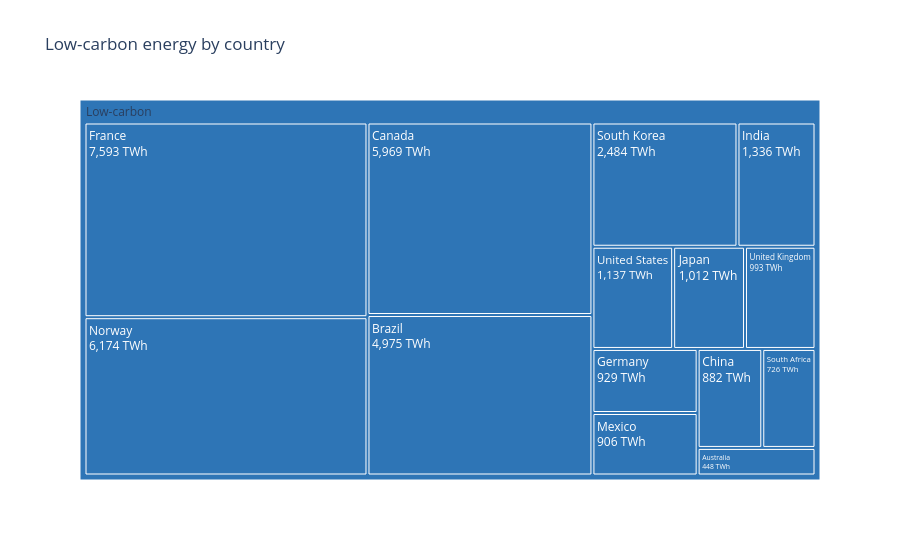
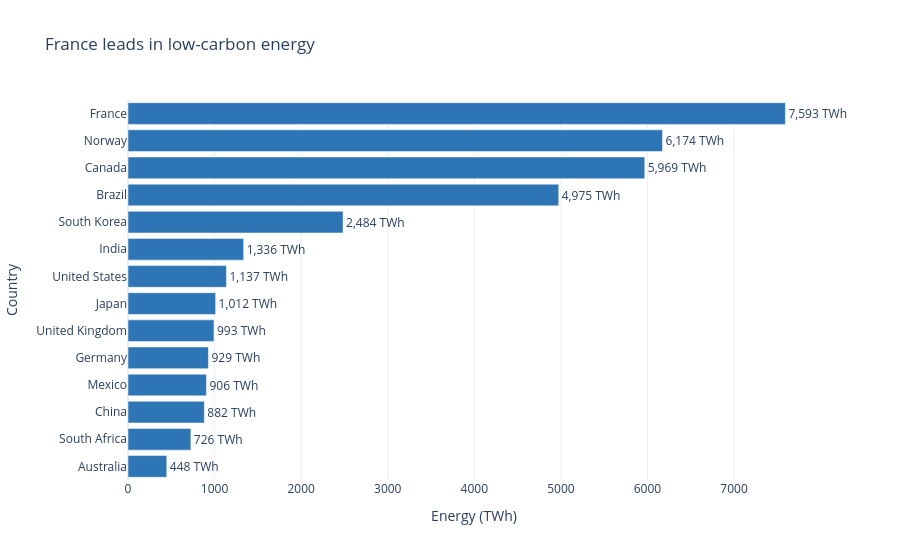

The notebook cell saved with these charts, in order:
### Markdown cell above
## Task 2 — Treemap vs bar: low-carbon energy by country

**What to build:** Build **both** a treemap and a horizontal bar chart showing total low-carbon TWh (Nuclear + Hydro) per country. Then answer the question in a markdown cell below.

**Requirements:**
- Filter to `Source_Type == 'Low-carbon'` and aggregate TWh by country
- Treemap: single-level `path=['All', 'Country']` with a dummy root node labelled `'Low-carbon'`
- Bar chart: sorted by TWh, horizontal orientation, CVD-safe colour
- Both charts show TWh values, not percentages
- Insight title on the bar chart naming the leading country

### Code cell
# Task 2 — charts
df_low = (
    df.loc[df['Source_Type'].eq('Low-carbon')]
    .groupby('Country', as_index=False)['TWh'].sum()
)
df_low['All'] = 'Low-carbon'

fig2_treemap = px.treemap(
    df_low,
    path=['All', 'Country'],
    values='TWh',
    color='All',
    color_discrete_map={'Low-carbon': '#2E75B6'},
    title='Low-carbon energy by country',
    template='plotly_white',
)
fig2_treemap.update_traces(
    texttemplate='%{label}<br>%{value:,.0f} TWh',
    hovertemplate='<b>%{label}</b><br>%{value:,.0f} TWh<extra></extra>',
)
fig2_treemap.show()

leader = df_low.loc[df_low['TWh'].idxmax(), 'Country']

fig2_bar = px.bar(
    df_low,
    x='TWh',
    y='Country',
    orientation='h',
    color_discrete_sequence=['#2E75B6'],
    title=f'{leader} leads in low-carbon energy',
    labels={'TWh': 'Energy (TWh)'},
    template='plotly_white',
)
fig2_bar.update_layout(yaxis={'categoryorder': 'total ascending'})
fig2_bar.update_traces(
    texttemplate='%{x:,.0f} TWh',
    textposition='outside',
    cliponaxis=False,
)
fig2_bar.show()

### Figure 1 — Plotly figure (JSON) as saved in the notebook; plotly's stock layout.template omitted (floating-point values rounded to 4 significant figures)
{"data": [{"branchvalues": "total", "customdata": [["Low-carbon"], ["Low-carbon"], ["Low-carbon"], ["Low-carbon"], ["Low-carbon"], ["Low-carbon"], ["Low-carbon"], ["Low-carbon"], ["Low-carbon"], ["Low-carbon"], ["Low-carbon"], ["Low-carbon"], ["Low-carbon"], ["Low-carbon"], ["Low-carbon"]], "domain": {"x": [0, 1], "y": [0, 1]}, "hovertemplate": "<b>%{label}</b><br>%{value:,.0f} TWh<extra></extra>", "ids": ["Low-carbon/Australia", "Low-carbon/Brazil", "Low-carbon/Canada", "Low-carbon/China", "Low-carbon/France", "Low-carbon/Germany", "Low-carbon/India", "Low-carbon/Japan", "Low-carbon/Mexico", "Low-carbon/Norway", "Low-carbon/South Africa", "Low-carbon/South Korea", "Low-carbon/United Kingdom", "Low-carbon/United States", "Low-carbon"], "labels": ["Australia", "Brazil", "Canada", "China", "France", "Germany", "India", "Japan", "Mexico", "Norway", "South Africa", "South Korea", "United Kingdom", "United States", "Low-carbon"], "marker": {"colors": ["#2E75B6", "#2E75B6", "#2E75B6", "#2E75B6", "#2E75B6", "#2E75B6", "#2E75B6", "#2E75B6", "#2E75B6", "#2E75B6", "#2E75B6", "#2E75B6", "#2E75B6", "#2E75B6", "#2E75B6"]}, "name": "", "parents": ["Low-carbon", "Low-carbon", "Low-carbon", "Low-carbon", "Low-carbon", "Low-carbon", "Low-carbon", "Low-carbon", "Low-carbon", "Low-carbon", "Low-carbon", "Low-carbon", "Low-carbon", "Low-carbon", ""], "texttemplate": "%{label}<br>%{value:,.0f} TWh", "type": "treemap", "values": [448.0, 4975.0, 5969.0, 882.0, 7593.0, 929.0, 1336.0, 1012.0, 906.0, 6174.0, 726.0, 2484.0, 993.0, 1137.0, 35560.0]}], "layout": {"legend": {"tracegroupgap": 0}, "title": {"text": "Low-carbon energy by country"}}}

### Figure 2 — Plotly figure (JSON) as saved in the notebook; plotly's stock layout.template omitted (floating-point values rounded to 4 significant figures)
{"data": [{"cliponaxis": false, "hovertemplate": "Energy (TWh)=%{x}<br>Country=%{y}<extra></extra>", "legendgroup": "", "marker": {"color": "#2E75B6", "pattern": {"shape": ""}}, "name": "", "orientation": "h", "showlegend": false, "textposition": "outside", "texttemplate": "%{x:,.0f} TWh", "type": "bar", "x": [448.0, 4975.0, 5969.0, 882.0, 7593.0, 929.0, 1336.0, 1012.0, 906.0, 6174.0, 726.0, 2484.0, 993.0, 1137.0], "xaxis": "x", "y": ["Australia", "Brazil", "Canada", "China", "France", "Germany", "India", "Japan", "Mexico", "Norway", "South Africa", "South Korea", "United Kingdom", "United States"], "yaxis": "y"}], "layout": {"barmode": "relative", "legend": {"tracegroupgap": 0}, "title": {"text": "France leads in low-carbon energy"}, "xaxis": {"anchor": "y", "domain": [0, 1], "title": {"text": "Energy (TWh)"}}, "yaxis": {"anchor": "x", "categoryorder": "total ascending", "domain": [0, 1], "title": {"text": "Country"}}}}
